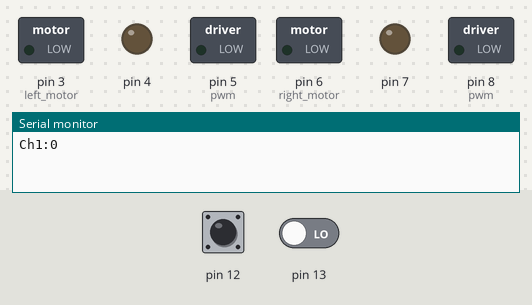
This sketch was run on a simulated Arduino Uno, built with avr-gcc and run on an emulated ATmega328P. Shown: switched loads named in the sketch (green lamp = pin HIGH), output pins drawn as LEDs (lit = HIGH), the last lines printed to the serial monitor. The test bench sets the inputs (shaded band); at power-on: pin 12 LOW, pin 13 LOW.

Above: at 1.2 s.
1.3 s: pin 12 pulsed HIGH 2 times (0.12 s each, 0.3 s apart)
At 2.8 s:
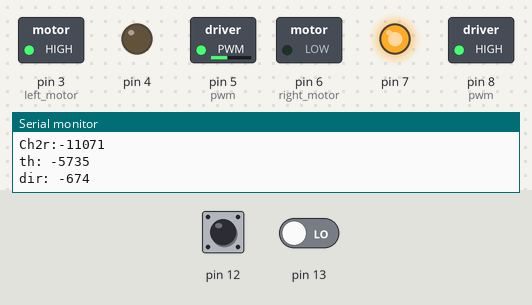
At 4.7 s:
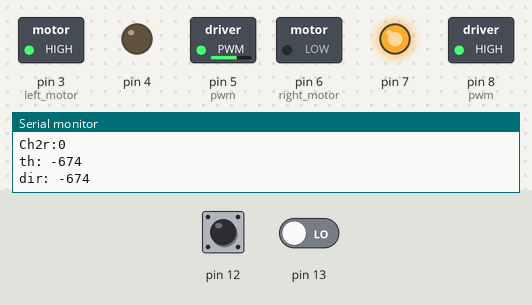
Timing chart, 0 to 6.2 s (numbered marks = the images above; inputs shaded):
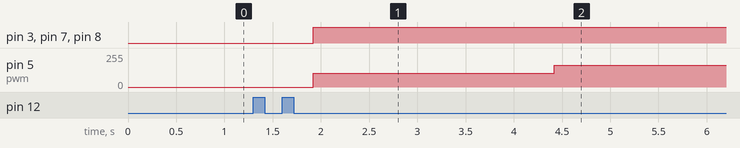

The sketch:

rc_controller2.ino
```cpp
// Define Variables:
//const int chA=3;  //Constant variables relating to pin locations
//const int chB=2;

//#define chA 3;  //Constant variables relating to pin locations
//#define chB 2;

int ch1;  //Varibles to store and display the values of each channel
int ch2l;
int ch2;
int ch3;
int ch4;
int ch5;


// the setup routine runs once when you press reset:
void setup() {
  // initialize serial communication at 9600 bits per second:
  Serial.begin(9600);
  // Set input pins
 // pinMode(5,INPUT);
 // pinMode(10, INPUT);
  pinMode( 12, INPUT);
  pinMode( 13, INPUT);

  pinMode(6, OUTPUT); // right motor
  pinMode(7, OUTPUT);
  pinMode(8, OUTPUT); //pwm

  pinMode(3, OUTPUT); //left motor
  pinMode(4, OUTPUT);
  pinMode(5, OUTPUT); //pwm

}

void stop() {
  analogWrite(8, 0);
  analogWrite(5, 0);
}


//Main Program
void loop() {
  // read the input channels
  ch1 = pulseIn (13,HIGH);  //Read and store channel 1
  Serial.print ("Ch1:");  //Display text string on Serial Monitor to distinguish variables
  Serial.print (ch1);     //Print in the value of channel 1
  Serial.println();
  //Serial.print (" . | . ");

  ch2 = pulseIn (12,HIGH);
  Serial.print ("Ch2r:");
  Serial.print (ch2);
  Serial.println();
  //Serial.print (" . | . ");

//  ch3 = pulseIn (11,HIGH);
//  Serial.print ("Ch3:");
//  Serial.print (ch3);
//  Serial.print (" . | . ");

  //ch4 = pulseIn (6,HIGH);
 // Serial.print ("Ch4:");
 // Serial.print (ch4);
  //Serial.print (" . | . ");

  //ch5 = pulseIn (7,HIGH);
  //Serial.print ("Ch5:");
  //Serial.print (ch5);
  //Serial.print (" . | . ");

  int th = map(ch2, 950, 2000, -240, 240);
  //int th2 = map(ch2l, 950, 2000, -240, 240);
  int dir = map(ch1, 950, 2000, -240, 240);

  Serial.print("th: "); //print the positive throttle
  Serial.println(th); //print the positive throttle
  Serial.print("dir: "); //print the positive throttle
  Serial.println(dir); //print the positive throttle
  delay(500);

  if (th > 20){
  digitalWrite(6, HIGH);
  digitalWrite(7, LOW);
  analogWrite(8, th);
  digitalWrite(3, LOW);
  digitalWrite(4, HIGH);
  analogWrite(5, th);
  }
  else if (th < -20){
  digitalWrite(6, LOW);
  digitalWrite(7, HIGH);
  analogWrite(8, abs(th));
  digitalWrite(3, HIGH);
  digitalWrite(4, LOW);
  analogWrite(5, abs(th));
  }
  else if (dir > 20){
  digitalWrite(6, LOW);
  digitalWrite(7, HIGH);
  analogWrite(8, dir);
  digitalWrite(3, LOW);
  digitalWrite(4, HIGH);
  analogWrite(5, dir);
  }
  else if (dir < -20){
  digitalWrite(6, HIGH);
  digitalWrite(7, LOW);
  analogWrite(8, abs(dir));
  digitalWrite(3, HIGH);
  digitalWrite(4, LOW);
  analogWrite(5, abs(dir));
  }
  else {
    stop();
  }


}
```

Measured:
- after the input at 1.3 s, pin 3 (left_motor), pin 7, pin 8 (pwm): LOW → HIGH after 0.62 s instead of 1.2 s; pin 5 (pwm): 0/255 → 103/255 after 0.62 s, → 162/255 2.5 s later
